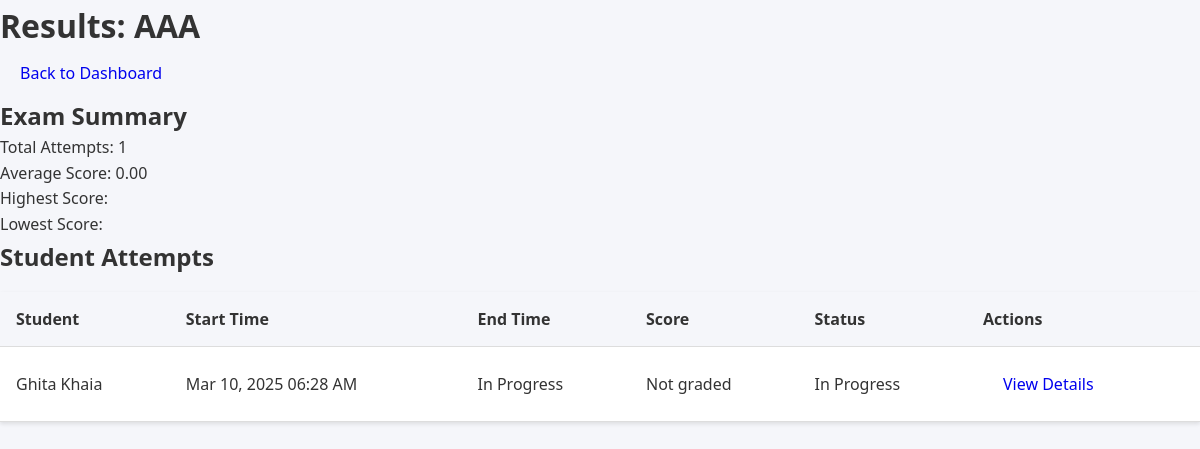
Screenshot of /teacher/view-results.php?exam_id=62 (signed in) with the database file from the repository.
### tables this page shows
CREATE TABLE `exams` (
  `id` int(11) NOT NULL,
  `title` varchar(255) NOT NULL,
  `description` text DEFAULT NULL,
  `is_published` tinyint(1) NOT NULL DEFAULT 0,
  `start_date` datetime NOT NULL,
  `end_date` datetime NOT NULL,
  `created_by` int(11) NOT NULL,
  `created_at` timestamp NOT NULL DEFAULT current_timestamp(),
  `total_points` enum('10','20','40','100') NOT NULL DEFAULT '10',
  `attempts_allowed` int(11) NOT NULL DEFAULT 1,
  `passing_score` int(11) NOT NULL DEFAULT 60,
  `has_timer` tinyint(1) DEFAULT 0,
  `duration_minutes` int(11) DEFAULT NULL
);

CREATE TABLE `exam_attempts` (
  `id` int(11) NOT NULL,
  `exam_id` int(11) NOT NULL,
  `student_id` int(11) NOT NULL,
  `start_time` datetime NOT NULL,
  `end_time` datetime DEFAULT NULL,
  `is_completed` tinyint(1) DEFAULT 0,
  `score` decimal(5,2) DEFAULT NULL,
  `graded_by` int(11) DEFAULT NULL,
  `created_at` timestamp NOT NULL DEFAULT current_timestamp(),
  `published` tinyint(1) NOT NULL DEFAULT 0,
  `teacher_feedback` text DEFAULT NULL,
  `graded_at` timestamp NULL DEFAULT NULL,
  `violations` int(11) DEFAULT 0
);

CREATE TABLE `users` (
  `id` int(11) NOT NULL,
  `username` varchar(50) NOT NULL,
  `password` varchar(255) NOT NULL,
  `email` varchar(100) NOT NULL,
  `role` enum('admin','teacher','student') NOT NULL DEFAULT 'student',
  `department` varchar(100) DEFAULT NULL,
  `status` enum('active','inactive') NOT NULL DEFAULT 'active',
  `full_name` varchar(100) NOT NULL,
  `created_at` timestamp NOT NULL DEFAULT current_timestamp(),
  `last_login` timestamp NULL DEFAULT NULL,
  `classroom_id` int(11) DEFAULT NULL,
  `is_approved` tinyint(1) DEFAULT 0
);

### includes/functions.php (called while the page is built, shortened)
<?php
function formatDateTime($dateTime) {
    try {
        $date = new DateTime($dateTime);
        return $date->format('M d, Y h:i A');
    } catch (Exception $e) {
        error_log("Error formatting date: " . $e->getMessage());
        return 'Invalid date';
    }
}

### teacher/view-results.php (the view, shortened to what this page needs)
<?php
require_once '../includes/functions.php';
try {
    $conn = getDBConnection();
    $stmt = $conn->prepare("
        SELECT * FROM exams
        WHERE id = ? AND created_by = ?
    ");
    $stmt->execute([$_GET['exam_id'], $_SESSION['user_id']]);
    $exam = $stmt->fetch(PDO::FETCH_ASSOC);
    $stmt = $conn->prepare("
        SELECT
            ea.*,
            u.full_name,
            u.username
        FROM exam_attempts ea
        JOIN users u ON ea.student_id = u.id
        WHERE ea.exam_id = ?
        ORDER BY ea.start_time DESC
    ");
    $stmt->execute([$_GET['exam_id']]);
    $attempts = $stmt->fetchAll(PDO::FETCH_ASSOC);
} catch(PDOException $e) {
    setFlashMessage('error', 'Error fetching results: ' . $e->getMessage());
    header('Location: dashboard.php');
    exit();
}
?>
<!DOCTYPE html>
<html>
<head>
    <link rel="stylesheet" href="../assets/css/style.css">
</head>
<body>
    <div class="results-container">
        <header>
            <h1>Results: <?php echo htmlspecialchars($exam['title']); ?></h1>
            <a href="dashboard.php" class="btn">Back to Dashboard</a>
        </header>
        <section class="exam-summary">
            <h2>Exam Summary</h2>
            <div class="summary-stats">
                <div class="stat">
                    <label>Total Attempts:</label>
                    <span><?php echo count($attempts); ?></span>
                </div>
                <div class="stat">
                    <label>Average Score:</label>
                    <span>
                        <?php
                        $scores = array_column($attempts, 'score');
                        echo !empty($scores) ? number_format(array_sum($scores) / count($scores), 2) : 'N/A';
                        ?>
                    </span>
                </div>
                <div class="stat">
                    <label>Highest Score:</label>
                </div>
                <div class="stat">
                    <label>Lowest Score:</label>
                </div>
            </div>
        </section>
        <section class="attempts-list">
            <h2>Student Attempts</h2>
            <?php if (empty($attempts)): ?>
                <p>No attempts yet.</p>
            <?php else: ?>
                <table>
                    <thead>
                        <tr>
                            <th>Student</th>
                            <th>Start Time</th>
                            <th>End Time</th>
                            <th>Score</th>
                            <th>Status</th>
                            <th>Actions</th>
                        </tr>
                    </thead>
                    <tbody>
                        <?php foreach ($attempts as $attempt): ?>
                            <tr>
                                <td><?php echo htmlspecialchars($attempt['full_name']); ?></td>
                                <td><?php echo formatDateTime($attempt['start_time']); ?></td>
                                <td><?php echo $attempt['end_time'] ? formatDateTime($attempt['end_time']) : 'In Progress'; ?></td>
                                <td><?php echo $attempt['score'] !== null ? $attempt['score'] : 'Not graded'; ?></td>
                                <td><?php echo $attempt['is_completed'] ? 'Completed' : 'In Progress'; ?></td>
                                <td>
                                    <a href="grade-attempt.php?attempt_id=<?php echo $attempt['id']; ?>"
                                       class="btn btn-small">
                                        View Details
                                    </a>
                                </td>
                            </tr>
                        <?php endforeach; ?>
                    </tbody>
                </table>
            <?php endif; ?>
        </section>
    </div>
</body>
</html>

### assets/css/style.css (style rules this page uses)
:root { --primary-color: #4a90e2; --secondary-color: #2c3e50; --success-color: #27ae60; --danger-color: #e74c3c; --warning-color: #f1c40f; --text-color: #333; --light-gray: #f5f6fa; --border-color: #ddd; --shadow: 0 2px 4px rgba(0,0,0,0.1); }
* { margin: 0; padding: 0; box-sizing: border-box; }
body { font-family: 'Segoe UI', Tahoma, Geneva, Verdana, sans-serif; line-height: 1.6; color: var(--text-color); background-color: var(--light-gray); }
.btn { display: inline-block; padding: 0.8rem 1.5rem; border-radius: 4px; text-decoration: none; transition: all 0.3s ease; cursor: pointer; border: none; font-weight: 500; }
table { width: 100%; border-collapse: collapse; margin: 1rem 0; background: white; box-shadow: var(--shadow); }
th, td { padding: 1rem; text-align: left; border-bottom: 1px solid var(--border-color); }
th { background-color: var(--light-gray); font-weight: 600; }
.btn { padding: 10px 20px; border: none; border-radius: 4px; cursor: pointer; font-weight: 500; }

### rows the page displays
exams: title "AAA"
exam_attempts: student.full_name "Ghita Khaia", start_time "Mar 10, 2025 06:28 AM", shows "In Progress", shows "Not graded", is_completed "In Progress"

### other values shown
count($attempts) "1"
array_sum($scores) / count($scores) "0.00"
